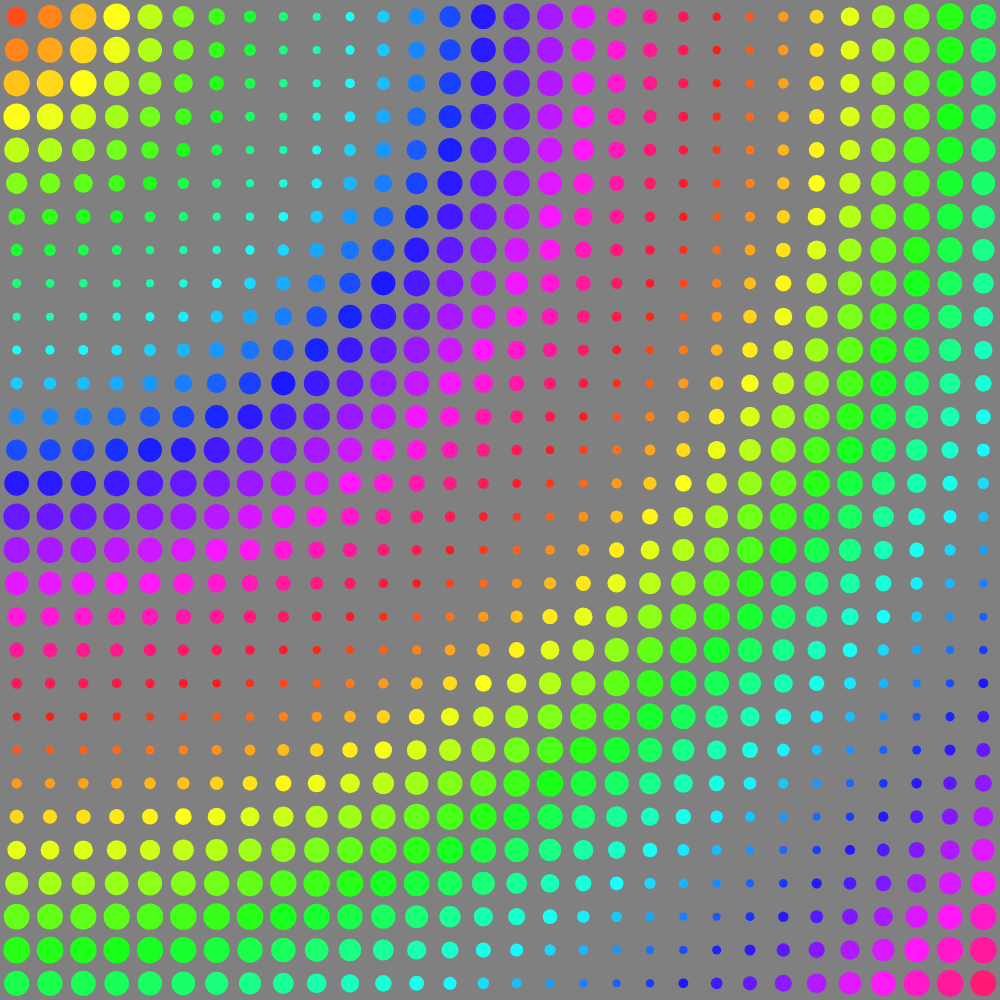
Frame 1 (no input)
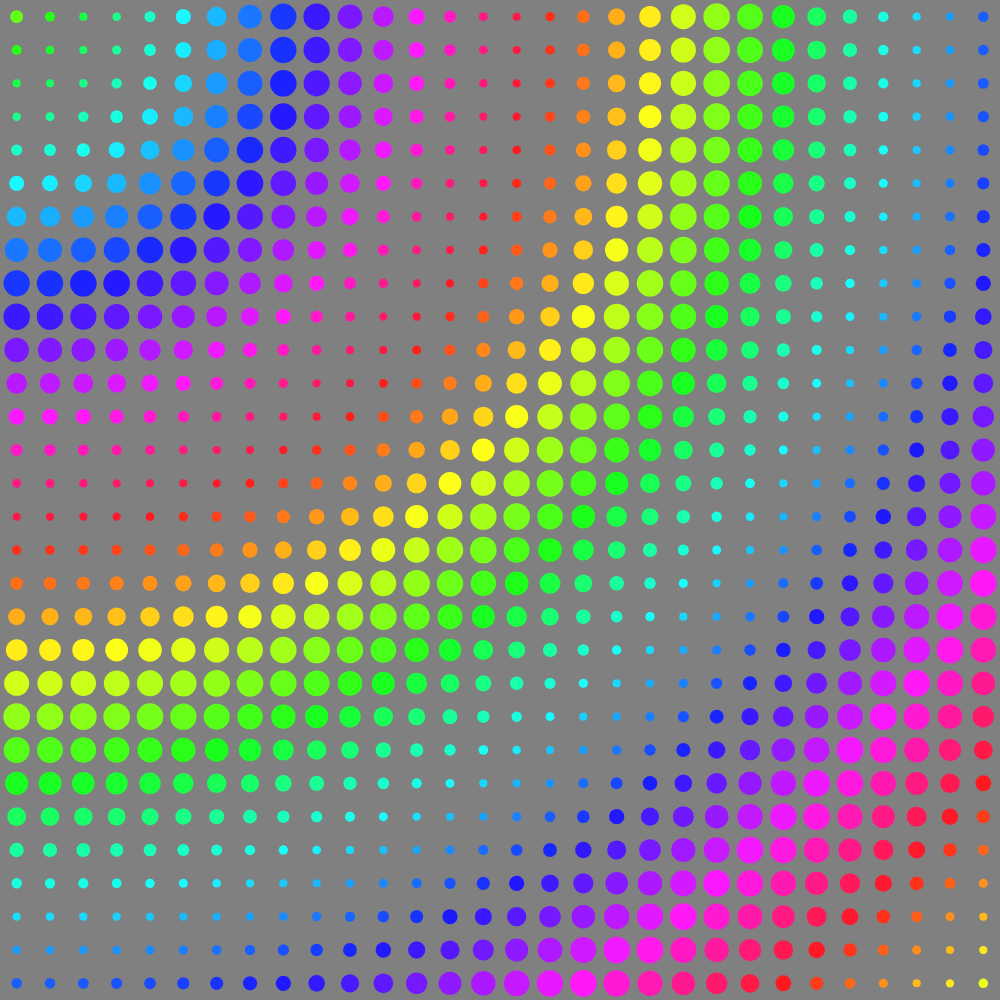
Frame 60 (no input)
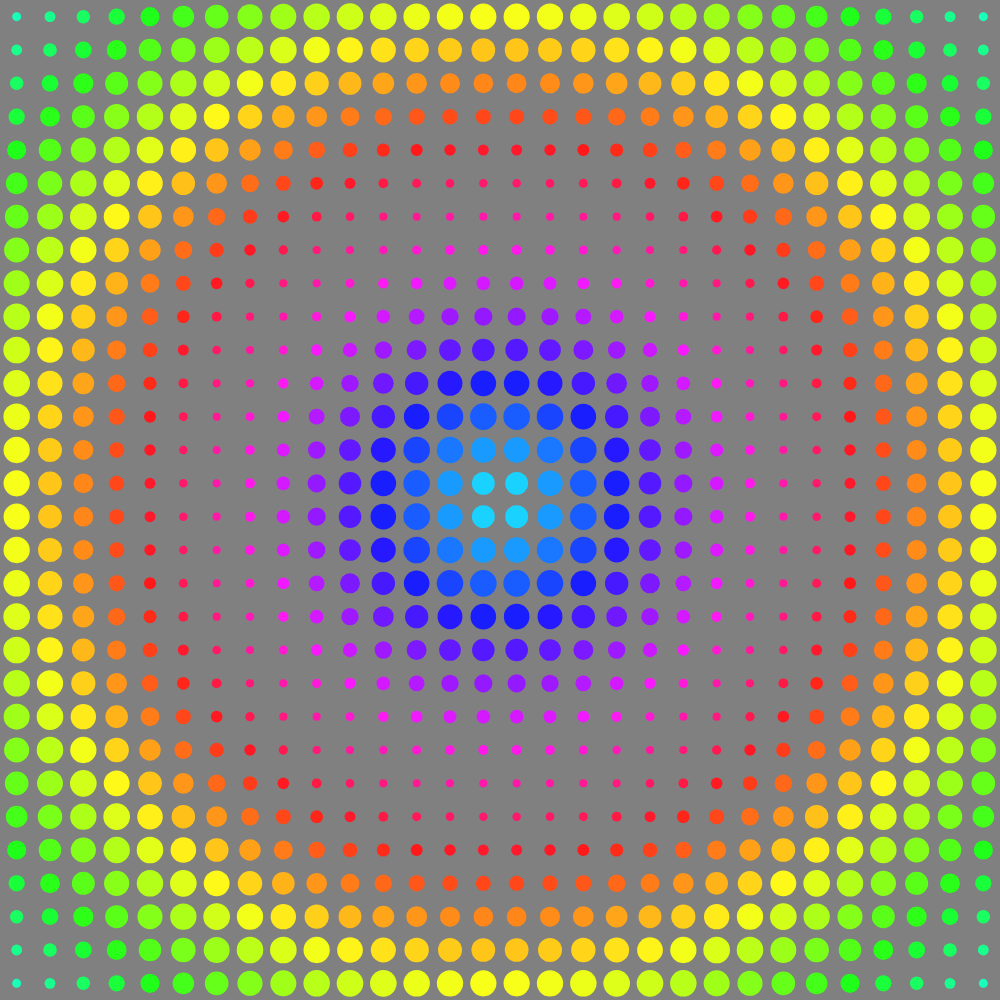
Frame 120 (the mouse pressed at the canvas centre since frame 60)

The p5.js sketch that drew these frames (run headless with seeded random() and noise() and a simulated clock; from frame 60 on, the mouse is pressed at the canvas centre):

// p5.js sketch
// ── sketch.js
// Study 2 - Marton
// Mirrored from OpenProcessing sketch 2901385.
// Original: https://openprocessing.org/sketch/2901385
// License shown on OpenProcessing: CC BY-NC-SA 3.0

let gridSize = 30;
let tileSize;

function setup() {
  createCanvas(1000, 1000);
  colorMode(HSB, 360, 100, 100);
  noStroke();
  tileSize = width / gridSize;
}

function draw() {
  background(50);

  let t = frameCount * 0.05;  // renamed from "time" to "t"

  for (let x = 0; x < width; x += tileSize) {
    for (let y = 0; y < height; y += tileSize) {

      let cx = x + tileSize / 2;
      let cy = y + tileSize / 2;

      let d = dist(mouseX, mouseY, cx, cy);

      let angle = d * 0.015 - t;
      let pulse = sin(angle);

      let r = map(pulse, -1, 1, 4, tileSize * 0.4);

      let hue = (d * 0.5 + t * 30) % 360;

      fill(hue, 90, 100);
      ellipse(cx, cy, r * 2, r * 2);
    }
  }
}
